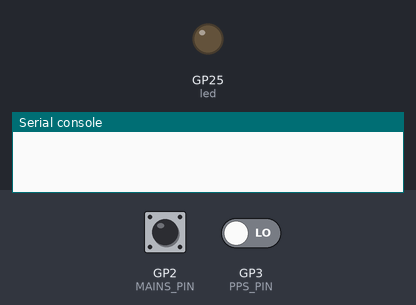
This program was run on a simulated Raspberry Pi Pico running MicroPython. Parts: output pins drawn as LEDs (lit = HIGH), the last lines printed to the serial console. Inputs (shaded band) come from the test bench; at power-on: GP3 (PPS_PIN) LOW, GP2 (MAINS_PIN) HIGH.

Above: at 1.2 s.
1.3 s: GP3 (PPS_PIN) driven HIGH
At 1.6 s:
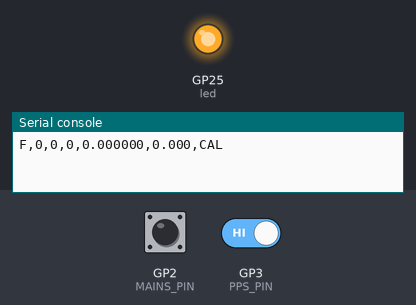
Timing chart, 0 to 10.3 s (numbered marks = the images above; inputs shaded):
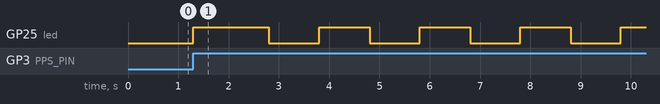

The program:

main.py
```python
# Grid frequency counter for a Raspberry Pi Pico (RP2040) or Pico 2 (RP2350), MicroPython.
#
# Same idea as jp3141/60Hz (Teensy 3.2): count WHOLE mains cycles against a fast crystal clock,
# and calibrate that clock with the GPS 1 pulse-per-second signal.
#   GP2  <- mains pulses from the optocoupler (one rising edge per 60 Hz cycle)
#   GP3  <- GPS PPS (rising edge at the start of each UTC second)
#   USB  -> Raspberry Pi 5 (power + serial /dev/ttyACM0)
# Every PPS the Pico prints one line for the second that just ended:
#   F,<n>,<cycles>,<clock_cycles>,<freq_hz>,<clock_ppm>,<flags>
# flags: OK | NOPPS (GPS pulse missing: timed by the Pico's own clock with the last calibration)
#        | CAL (still calibrating, first ~16 s) | GLITCH (a noise edge was merged)
# STATUS: written from the RP2040 datasheet and MicroPython docs; NOT yet run on real hardware [VERIFY].
import machine
import micropython
import rp2
import time
from machine import Pin

MAINS_PIN = 2
PPS_PIN = 3
NOMINAL = 60
FILTER_S = 16            # clock calibration time constant (jp3141 uses 16 s)
micropython.alloc_emergency_exception_buf(100)


@rp2.asm_pio()
def edge_timestamp():
    # Free-running down counter X, 1 count per 2 system clocks. On every rising edge of the
    # jmp pin, push X. The edge costs 3 un-counted clocks, a constant corrected on the host side.
    mov(x, invert(null))
    wrap_target()
    label("low")
    jmp(pin, "rise")
    jmp(x_dec, "low")
    label("rise")
    mov(isr, x)
    push(noblock)
    label("high")
    jmp(x_dec, "h2")
    label("h2")
    jmp(pin, "high")
    wrap()


SYS = machine.freq()
sm = rp2.StateMachine(0, edge_timestamp, freq=SYS, jmp_pin=Pin(MAINS_PIN, Pin.IN, Pin.PULL_UP),
                      in_base=Pin(MAINS_PIN))
pps_us = [0, 0]          # [ticks_us at last PPS, count]


def on_pps(p):
    pps_us[0] = time.ticks_us()
    pps_us[1] += 1


Pin(PPS_PIN, Pin.IN).irq(on_pps, Pin.IRQ_RISING, hard=True)
led = Pin("LED", Pin.OUT)


def main():
    sm.active(1)
    last_x = None
    cyc, clk, glitch = 0, 0, False
    pend = 0                       # clocks of a too-short (noise) period carried into the next one
    min_clk = SYS / NOMINAL * 0.8
    seen_pps, last_pps_us = pps_us[1], None
    ppm = 0.0
    n = 0
    t_self = time.ticks_us()
    while True:
        while sm.rx_fifo():
            x = sm.get()
            if x == 0xFFFFFFFF:     # counter wrap (every ~69 s) pushes a dummy value: ignore
                continue
            if last_x is not None:
                d = 2 * ((last_x - x) & 0xFFFFFFFF) + 3 + pend
                if d < min_clk:        # noise edge: merge into the next period
                    pend = d
                    glitch = True
                else:
                    pend = 0
                    cyc += 1
                    clk += d
            last_x = x
        now_pps = pps_us[1]
        timed_out = time.ticks_diff(time.ticks_us(), t_self) > 1_500_000
        if now_pps != seen_pps or timed_out:
            if now_pps != seen_pps:
                t = pps_us[0]
                if last_pps_us is not None and now_pps == seen_pps + 1:
                    dt = time.ticks_diff(t, last_pps_us)            # microseconds of the Pico clock per GPS second
                    if 999_000 < dt < 1_001_000:
                        e = (dt - 1_000_000)                     # ppm
                        k = 1.0 / min(FILTER_S, n + 1)
                        ppm += k * (e - ppm)
                last_pps_us, seen_pps, t_self = t, now_pps, t
                flag = "CAL" if n < FILTER_S else "OK"
            else:
                t_self = time.ticks_add(t_self, 1_000_000)
                flag = "NOPPS"
            if glitch:
                flag += "|GLITCH"
            f = cyc * SYS * (1 + ppm * 1e-6) / clk if clk else 0.0
            print("F,%d,%d,%d,%.6f,%.3f,%s" % (n, cyc, clk, f, ppm, flag))
            led.toggle()
            n += 1
            cyc, clk, glitch = 0, 0, False


main()
```

Measured:
- by itself, GP25 (led): repeats every 2.0 s: LOW 1.0 s, HIGH 1.0 s
